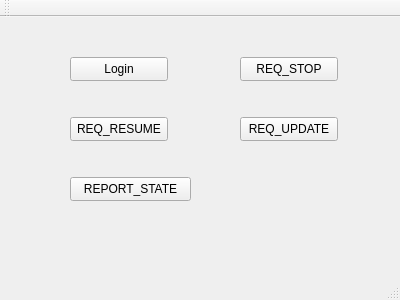
<?xml version="1.0" encoding="UTF-8"?>
<ui version="4.0">
 <class>MainWindow</class>
 <widget class="QMainWindow" name="MainWindow">
  <property name="geometry">
   <rect>
    <x>0</x>
    <y>0</y>
    <width>400</width>
    <height>300</height>
   </rect>
  </property>
  <property name="windowTitle">
   <string>MainWindow</string>
  </property>
  <widget class="QWidget" name="centralWidget">
   <widget class="QPushButton" name="loginBtn">
    <property name="geometry">
     <rect>
      <x>70</x>
      <y>40</y>
      <width>98</width>
      <height>24</height>
     </rect>
    </property>
    <property name="text">
     <string>Login</string>
    </property>
   </widget>
   <widget class="QPushButton" name="reqStopBtn">
    <property name="geometry">
     <rect>
      <x>240</x>
      <y>40</y>
      <width>98</width>
      <height>24</height>
     </rect>
    </property>
    <property name="text">
     <string>REQ_STOP</string>
    </property>
   </widget>
   <widget class="QPushButton" name="reqResumeBtn">
    <property name="geometry">
     <rect>
      <x>70</x>
      <y>100</y>
      <width>98</width>
      <height>24</height>
     </rect>
    </property>
    <property name="text">
     <string>REQ_RESUME</string>
    </property>
   </widget>
   <widget class="QPushButton" name="reqUpdateBnt">
    <property name="geometry">
     <rect>
      <x>240</x>
      <y>100</y>
      <width>98</width>
      <height>24</height>
     </rect>
    </property>
    <property name="text">
     <string>REQ_UPDATE</string>
    </property>
   </widget>
   <widget class="QPushButton" name="rptStateBtm">
    <property name="geometry">
     <rect>
      <x>70</x>
      <y>160</y>
      <width>121</width>
      <height>24</height>
     </rect>
    </property>
    <property name="text">
     <string>REPORT_STATE</string>
    </property>
   </widget>
  </widget>
  <widget class="QMenuBar" name="menuBar">
   <property name="geometry">
    <rect>
     <x>0</x>
     <y>0</y>
     <width>400</width>
     <height>23</height>
    </rect>
   </property>
  </widget>
  <widget class="QToolBar" name="mainToolBar">
   <attribute name="toolBarArea">
    <enum>TopToolBarArea</enum>
   </attribute>
   <attribute name="toolBarBreak">
    <bool>false</bool>
   </attribute>
  </widget>
  <widget class="QStatusBar" name="statusBar"/>
 </widget>
 <layoutdefault spacing="6" margin="11"/>
 <resources/>
 <connections/>
</ui>
